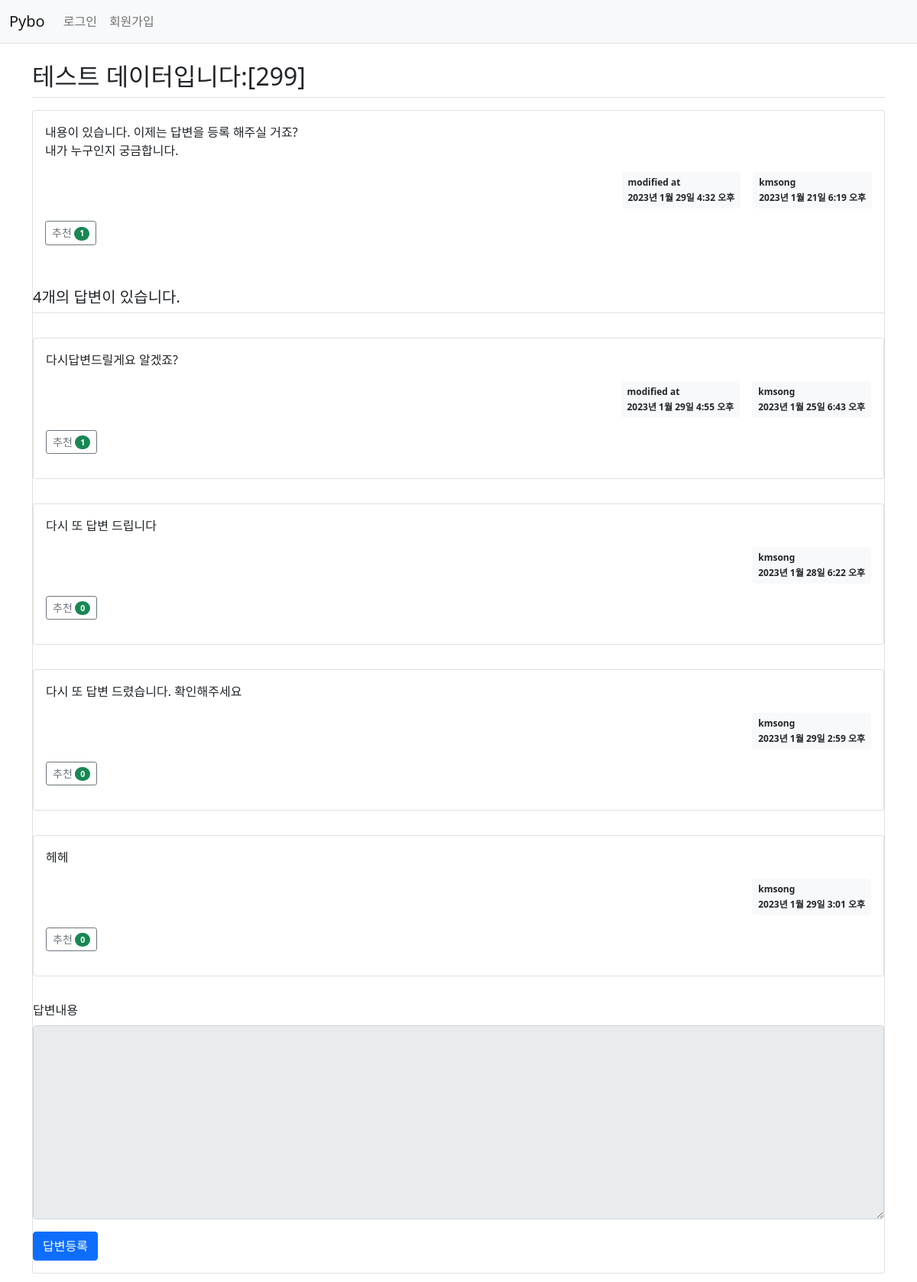
Screenshot of /pybo/604/ with the database file from the repository.
### pybo/models.py (models this page shows, shortened)
class Question(models.Model):
    author = models.ForeignKey(User, on_delete = models.CASCADE, related_name='author_question', null=True)
    subject = models.CharField(max_length=200)
    content = models.TextField()
    create_date = models.DateTimeField()
    modify_date = models.DateTimeField(null=True, blank=True)
    voter = models.ManyToManyField(User, related_name='voter_question') # 추천인 추가

class Answer(models.Model):
    author = models.ForeignKey(User, on_delete = models.CASCADE, related_name='author_answer', null=True)
    question = models.ForeignKey(Question, on_delete = models.CASCADE, null = True)
    content = models.TextField()
    create_date = models.DateTimeField()
    modify_date = models.DateTimeField(null=True, blank=True)
    voter = models.ManyToManyField(User, related_name='voter_answer')

### pybo/views/base_views.py (the view)
# urls.py: path('<int:question_id>/',base_views.detail, name = 'detail'),
def detail(request, question_id):
    question = get_object_or_404(Question, pk=question_id)
    context = {'question' : question}
    return render(request, 'pybo/question_detail.html',context)

### pybo/templatetags/pybo_filter.py (called while the page is built)
@register.filter
def mark(value):
    extensions = ["nl2br", "fenced_code"]
    return mark_safe(markdown.markdown(value, extensions=extensions))

### templates/pybo/question_detail.html (shortened to what this page needs)
{% extends 'base.html' %}
{% load pybo_filter %}
{% block content %}
<div class="container my-3">
    <h2 class="border-bottom py-2">{{ question.subject }}</h2>
    <div class="card my-3">
        <div class="card-body">
            <div class="card-text">{{ question.content|mark }}</div>
            <div class="d-flex justify-content-end">
                {% if question.modify_date %}
                <div class="badge bg-light text-dark p-2 text-start mx-3">
                    <div class="mb-2">modified at</div>
                    <div>{{ question.modify_date }}</div>
                </div>
                {% endif %}
                <div class="badge bg-light text-dark p-2 text-start">
                    <div class = "mb-2">{{ question.author.username }}</div>
                    <div>{{ question.create_date }}</div>
                </div>
            </div>
            <div class = "my-3">
                <a href="javascript:void(0)" data-uri="{% url 'pybo:question_vote' question.id %}"
                    class="recommend btn btn-sm btn-outline-secondary">추천
                    <span class="badge rounded-pill bg-success">{{question.voter.count}}</span>
                </a>
        </div>
    </div>
    <h5 class="border-bottom my-3 py-2">{{question.answer_set.count}}개의 답변이 있습니다.</h5>
    {% for answer in question.answer_set.all %}
    <div class="card my-3">
        <div class="card-body">
            <div class="card-text">{{ answer.content|mark }}</div>
            <div class="d-flex justify-content-end">
                {% if answer.modify_date %}
                <div class="badge bg-light text-dark p-2 text-start mx-3">
                    <div class="mb-2">modified at</div>
                    <div>{{ answer.modify_date }}</div>
                </div>
                {% endif %}
                <div class="badge bg-light text-dark p-2 text-start">
                    <div class = "mb-2">{{ answer.author.username }}</div>
                    <div>{{ answer.create_date }}</div>
                </div>
            </div>
            <div class = "my-3">
                <a href="javascript:void(0)" data-uri="{% url 'pybo:answer_vote' answer.id  %}"
                class="recommend btn btn-sm btn-outline-secondary"> 추천
                 <span class="badge rounded-pill bg-success">{{answer.voter.count}}</span>
                </a>
            </div>
        </div>
    </div>
    {% endfor %}
    <form action="{% url 'pybo:answer_create' question.id %}" method="post" class="my-3">
        <div class="mb-3">
            <label for="content" class="form-label">답변내용</label>
            <textarea {% if not user.is_authenticated %}disabled{% endif %}
                      name="content" id="content" class="form-control" rows="10"></textarea>
        </div>
        <input type="submit" value="답변등록" class="btn btn-primary">
    </form>
</div>
{% endblock %}

### rows the page displays
Question: subject "테스트 데이터입니다:[299]", content|mark "내용이 있습니다. 이제는 답변을 등록 해주실 거죠? 내가 누구인지 궁금합니다.", modify_date "2023년 1월 29일 4:32 오후", author.username "kmsong", create_date "2023년 1월 21일 6:19 오후", voter.count "1", answer_set.count "4"
Answer: content|mark "다시답변드릴게요 알겠죠?", modify_date "2023년 1월 29일 4:55 오후", author.username "kmsong", create_date "2023년 1월 25일 6:43 오후", voter.count "1"
Answer: content|mark "다시 또 답변 드립니다", author.username "kmsong", create_date "2023년 1월 28일 6:22 오후", voter.count "0"
Answer: content|mark "다시 또 답변 드렸습니다. 확인해주세요", author.username "kmsong", create_date "2023년 1월 29일 2:59 오후", voter.count "0"
Answer: content|mark "헤헤", author.username "kmsong", create_date "2023년 1월 29일 3:01 오후", voter.count "0"
